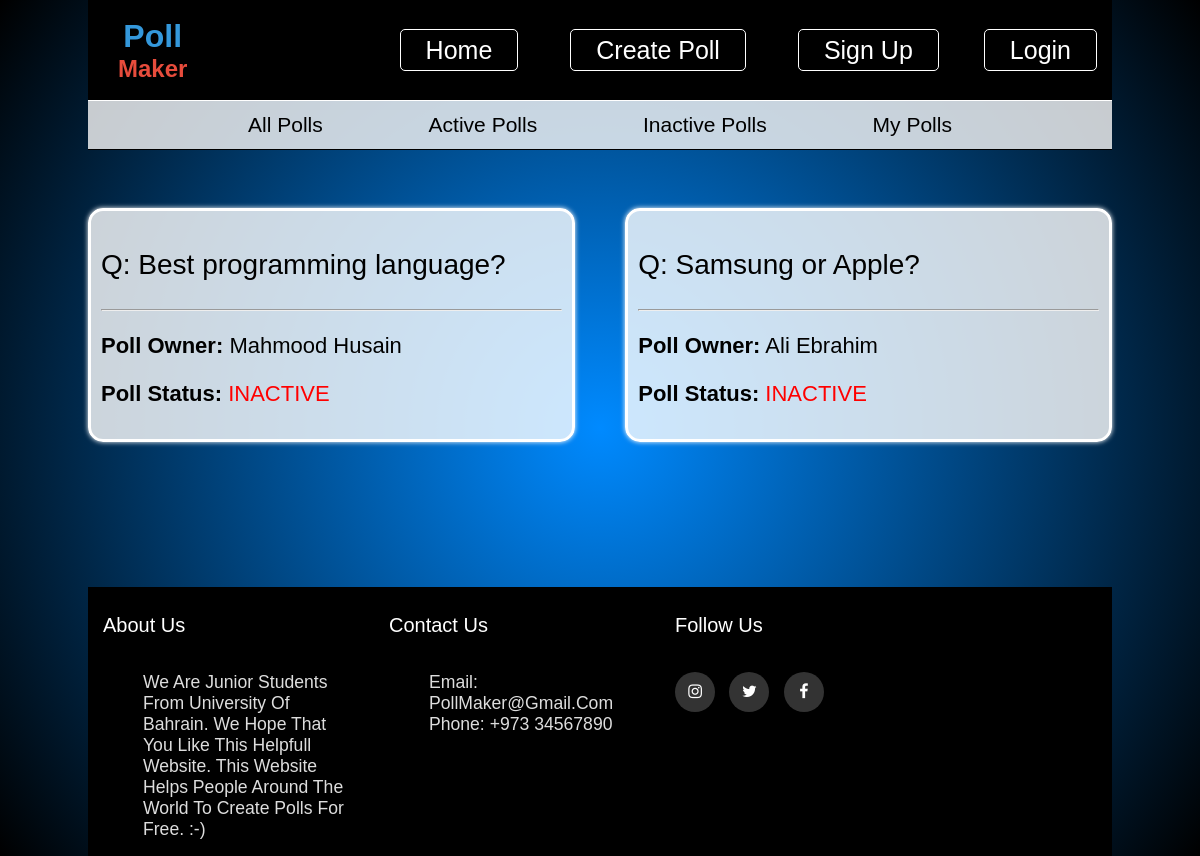
/index.php?typepoll=inactive, run on the app's committed database.
### tables this page shows
CREATE TABLE `poll` (
  `poll_id` int(20) NOT NULL,
  `question` varchar(250) NOT NULL,
  `total_votes` int(50) NOT NULL,
  `user_id` int(20) NOT NULL,
  `poll_status` varchar(15) NOT NULL,
  `start_date` date NOT NULL,
  `end_date` date NOT NULL
);

CREATE TABLE `users` (
  `user_id` int(20) NOT NULL,
  `username` varchar(100) NOT NULL,
  `email` varchar(100) NOT NULL,
  `password` varchar(100) NOT NULL,
  `role` varchar(50) NOT NULL
);

### index.php (the view, shortened to what this page needs)
<?php
    try{
        require('connection.php');
        $db->beginTransaction();
        $sql = "SELECT * FROM poll";
        $rows = $db->query($sql);
        $result = $rows->fetchAll(PDO::FETCH_ASSOC);
        if($result){
        $todayDate = date("Y-m-d");
        foreach($result as $det){
            if($todayDate > $det['end_date'] && $det['end_date'] != '0000-00-00'){
                $poll_id = $det['poll_id'];
            }
        }
        }else{
            $msgEmpty="No polls are created";
        }
    $db -> commit();
    $db = null;
}
catch(PDOExecption $e){
    $db->rollBack();
    die($e -> getMessage());
}
?>
<!DOCTYPE html>
<html lang="en">
<head>
    <link rel="stylesheet" href="css/index.css">
    <link rel="stylesheet" href="https://cdnjs.cloudflare.com/ajax/libs/font-awesome/4.7.0/css/font-awesome.min.css">
</head>
<body>
    <div class='container'>
        <div class="header-container">
            <?php require('header.php'); ?>
            <div class="nav2">
                <form action="" method="POST">
                    <a href="index.php?typepoll=allPolls">All Polls</a>
                    <a href="index.php?typepoll=active">Active Polls</a>
                    <a href="index.php?typepoll=inactive">Inactive Polls</a>
                    <a href="index.php?typepoll=myPolls">My Polls</a>
                </form>
            </div>
        </div>
        <main>
            <div class="allpollBoxes">
                <?php
            try{
                require('connection.php');
                if(isset($msgEmpty)){
                    echo '<h3 style="color:white; min-height: 200px">'.$msgEmpty.'</h3>';
                    unset($msgEmpty);
                }else{
                if(isset($_GET['typepoll'])){
                    $poll_type=$_GET['typepoll'];
                    if($poll_type=="active"){
                        $sql = "SELECT * FROM poll WHERE poll_status='active'";
                        $rs = $db->query($sql);
                        $rows = $rs->fetchAll(PDO::FETCH_ASSOC);
                        if($rows){
                        foreach($rows as $k=>$details){
                            extract($details);
                            $sql2 = "SELECT username FROM users WHERE user_id=$user_id";
                            $rs2 = $db->query($sql2);
                            $rows2 = $rs2->fetchAll(PDO::FETCH_ASSOC);
                            echo '
                        <div class="pollBoxes">
                        <a href="view-poll.php?poll_id='.$poll_id.'">
                        <p>Q: '.$question.'</p>
                        <hr>
                        <p class="pollBoxOwner"><b>Poll Owner:</b> '.$rows2[0]['username'].'</p>
                        <p class="pollBoxOwner"><b>Poll Status:</b> <span style="color:green">'. strtoupper($poll_status).'</span></p>
                        </a>
                        </div>
                        ';
                    }
                    }else{
                        echo '<h3 style="color:white; min-height: 200px">There is no active polls</h3>';
                    }
                } else if($poll_type=="inactive"){
                    $sql = "SELECT * FROM poll WHERE poll_status='inactive'";
                    $rs = $db->query($sql);
                    $rows = $rs->fetchAll(PDO::FETCH_ASSOC);
                    if($rows){
                    foreach($rows as $k=>$details){
                        extract($details);
                        $sql2 = "SELECT username FROM users WHERE user_id=$user_id";
                        $rs2 = $db->query($sql2);
                        $rows2 = $rs2->fetchAll(PDO::FETCH_ASSOC);
                        echo '
                        <div class="pollBoxes">
                        <a href="view-poll.php?poll_id='.$poll_id.'">
                        <p>Q: '.$question.'</p>
                        <hr>
                        <p class="pollBoxOwner"><b>Poll Owner:</b> '.$rows2[0]['username'].'</p>
                        <p class="pollBoxOwner"><b>Poll Status:</b> <span style="color:red">'. strtoupper($poll_status).'</span></p>
                        </a>
                        </div>
                        ';
                    }
                    }else{
                        echo '<h3 style="color:white; min-height: 200px">There is no inactive polls</h3>';
                    }
                } else if($poll_type=="myPolls"){
                    if(isset($_SESSION['loggedIn']) && $_SESSION['loggedIn']){
                        $id = $_SESSION['user'][0];
                        $sql = "SELECT * FROM poll WHERE user_id=$id";
                        $rs = $db->query($sql);
                        $rows = $rs->fetchAll(PDO::FETCH_ASSOC);
                        if(count($rows) == 0){
                            echo "<h3>You don't currently own any polls. Create a poll <span class='myPollLogIn'><a href='create-poll.php'>here</a></span>.</h3>";
                        } else {
                        foreach($rows as $k=>$details){
                            extract($details);
                            $sql2 = "SELECT username FROM users WHERE user_id=$id";
                            $rs2 = $db->query($sql2);
                            $rows2 = $rs2->fetchAll(PDO::FETCH_ASSOC);
                            if($poll_status == 'active'){
                                $stat = "<span style='color:green'>ACTIVE</span>";
                            } else {
                                $stat = "<span style='color:red'>INACTIVE</span>";
                            }
                            echo '
                            <div class="pollBoxes">
                            <a href="view-poll.php?poll_id='.$poll_id.'">
                                <p>Q: '.$question.'</p>
                                <hr>
                                <p class="pollBoxOwner"><b>Poll Owner:</b> '.$rows2[0]['username'].'</p>
                                <p class="pollBoxOwner"><b>Poll Status:</b> '.$stat.'</p>
                                </a>
                                </div>
                                ';
                            }
                        }
                        }else{
                            echo "<h3 style='color: white; min-height: 200px'>Please login to view your polls</h3>";
                        }
                    } else if($poll_type=="allPolls"){
                        $sql = "SELECT * FROM poll";
                        $rs = $db->query($sql);
                        $rows = $rs->fetchAll(PDO::FETCH_ASSOC);
                        foreach($rows as $k=>$details){
                            extract($details);
                            $sql2 = "SELECT username FROM users WHERE user_id=$user_id";
                            $rs2 = $db->query($sql2);
                            $rows2 = $rs2->fetchAll(PDO::FETCH_ASSOC);
                            if($poll_status == 'active'){
                                $stat = "<span style='color:green'>ACTIVE</span>";
                            } else {
                                $stat = "<span style='color:red'>INACTIVE</span>";
                            }
                            echo '
                            <div class="pollBoxes">
                            <a href="view-poll.php?poll_id='.$poll_id.'">
                            <p>Q: '.$question.'</p>
                            <hr>
                            <p class="pollBoxOwner"><b>Poll Owner:</b> '.$rows2[0]['username'].'</p>
                            <p class="pollBoxOwner"><b>Poll Status:</b> '.$stat.'</p>
                            </a>
                            </div>
                            ';
                        }
                    }else{
                        die("400 Bad Request");
                    }
                    }
                }
                }catch(PDOException $ex){
                die($ex->getMessage());
            }
            ?>
            </div>
        </main>
        <?php include('footer.php') ?>
    </div>
</body>
</html>

### css/index.css (style rules this page uses)
html { height: 100%; background-attachment: fixed; background-repeat: no-repeat; background-size: cover; background: rgb(0,138,255); background: radial-gradient(circle, rgba(0,138,255,1) 0%, rgba(0,0,0,1) 100%); }
body { font-family: Arial, Helvetica, sans-serif; }
.container { width: 1024px; min-height: 500px; margin: 0 auto; }
.header-container { position: fixed; width: 1024px; top: 0; }
a { text-decoration: none; }
.nav2 { background-color: #f5f5f5d1; border-bottom: 1px solid black; padding-bottom: 12px; padding-top: 12px; font-size: 21px; text-align: center; }
.nav2 a { color: black; margin-top: 15px; padding: 12px 50px; background: none; border: none; }
.allpollBoxes { max-width: 1024px; margin: 0 auto; display: flex; flex-wrap: wrap; justify-content: space-between; padding-bottom: 125px; padding-top: 200px; }
.allpollBoxes a { display: contents; color:black; }
.pollBoxes { background-color: rgb(255 255 255 / 80%); width: 45%; min-height: 150px; padding: 10px; margin-bottom: 20px; border: 3px solid #ffffff; border-radius: 15px; box-shadow: 0px 0px 5px white; font-size: 28px; }
.pollBoxOwner { font-size: 22px; }

### data on the page
poll: question "Best programming language?", user.username "Mahmood Husain", poll_status "INACTIVE"
poll: question "Samsung or Apple?", user.username "Ali Ebrahim", poll_status "INACTIVE"
